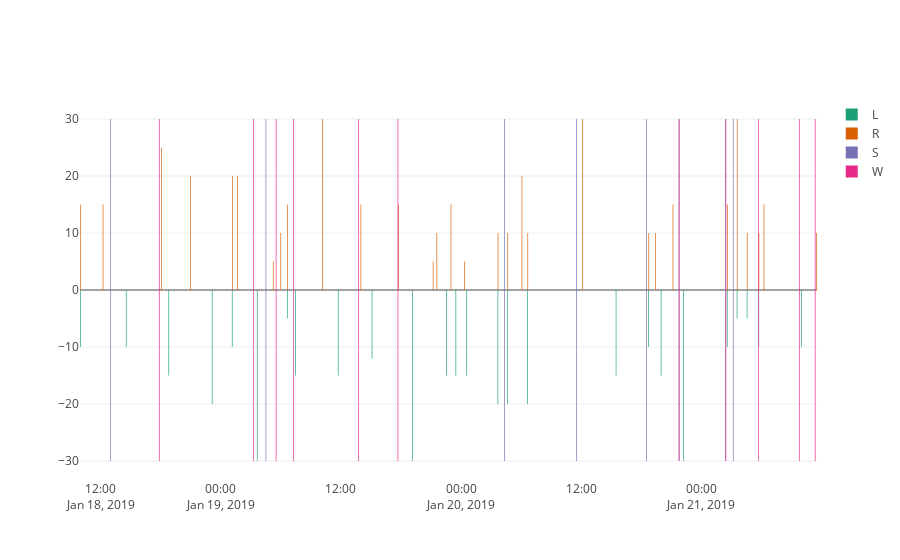

The code cell stored with this chart in its notebook:
### Code cell
feed_data = [
    go.Bar(
        x = zetus[zetus["type"] == side].sort_values("time_").time_,
        y = 2 * (i - 0.5) * zetus[zetus["type"] == side].sort_values("time_").dur,
        name = side,
        width = 4 * 1000 * 60,
        marker = {"color": colorscale[i]}) for i, side in enumerate(["L", "R"])
]

output_data = [
    go.Bar(
        x = zetus[zetus["type"] == output].sort_values("time_").time_,
        y = len(zetus[zetus["type"] == output]) * [60],
        name = output,
        base = -30,
        width = 4 * 1000 * 60,
        marker = {"color": colorscale[i + 2]}) for i, output in enumerate(["S", "W"])
]

layout = go.Layout()

fig = go.Figure(data = feed_data + output_data, layout = layout)

iplot(fig)

### Figure 1 — Plotly figure (JSON) as saved in the notebook; plotly's stock layout.template omitted (floating-point values rounded to 4 significant figures)
{"data": [{"marker": {"color": "rgb(27,158,119)"}, "name": "L", "type": "bar", "uid": "3fa7b804-7a5c-4447-8f4a-3a34c2c48ebd", "width": 240000, "x": ["2019-01-18 10:00:00", "2019-01-18 14:35:00", "2019-01-18 18:50:00", "2019-01-18 23:10:00", "2019-01-19 01:10:00", "2019-01-19 03:40:00", "2019-01-19 06:40:00", "2019-01-19 07:30:00", "2019-01-19 11:45:00", "2019-01-19 15:08:00", "2019-01-19 19:10:00", "2019-01-19 22:35:00", "2019-01-19 23:30:00", "2019-01-20 00:35:00", "2019-01-20 03:42:00", "2019-01-20 04:40:00", "2019-01-20 06:40:00", "2019-01-20 15:30:00", "2019-01-20 18:45:00", "2019-01-20 20:00:00", "2019-01-20 22:15:00", "2019-01-21 02:36:00", "2019-01-21 03:35:00", "2019-01-21 04:35:00", "2019-01-21 05:45:00", "2019-01-21 10:00:00"], "y": [-10, -10, -15, -20, -10, -30, -5, -15, -15, -12, -30, -15, -15, -15, -20, -20, -20, -15, -10, -15, -30, -10, -5, -5, -10, -10]}, {"marker": {"color": "rgb(217,95,2)"}, "name": "R", "type": "bar", "uid": "1e64234b-7f06-49f3-8e1e-aece43f33af0", "width": 240000, "x": ["2019-01-18 10:00:00", "2019-01-18 12:15:00", "2019-01-18 18:05:00", "2019-01-18 21:00:00", "2019-01-19 01:10:00", "2019-01-19 01:40:00", "2019-01-19 05:15:00", "2019-01-19 06:00:00", "2019-01-19 06:40:00", "2019-01-19 10:10:00", "2019-01-19 14:00:00", "2019-01-19 17:45:00", "2019-01-19 21:13:00", "2019-01-19 21:35:00", "2019-01-19 23:00:00", "2019-01-20 00:20:00", "2019-01-20 03:42:00", "2019-01-20 04:40:00", "2019-01-20 06:05:00", "2019-01-20 06:40:00", "2019-01-20 12:09:00", "2019-01-20 18:45:00", "2019-01-20 19:25:00", "2019-01-20 21:10:00", "2019-01-21 02:36:00", "2019-01-21 03:35:00", "2019-01-21 03:35:00", "2019-01-21 04:35:00", "2019-01-21 05:45:00", "2019-01-21 06:15:00", "2019-01-21 11:30:00"], "y": [15, 15, 25, 20, 20, 20, 5, 10, 15, 30, 15, 15, 5, 10, 15, 5, 10, 10, 20, 10, 30, 10, 10, 15, 15, 15, 15, 10, 10, 15, 10]}, {"base": -30, "marker": {"color": "rgb(117,112,179)"}, "name": "S", "type": "bar", "uid": "d78f7d77-02ad-475d-9f30-c9b1fc118d73", "width": 240000, "x": ["2019-01-18 13:00:00", "2019-01-19 04:30:00", "2019-01-20 04:20:00", "2019-01-20 11:30:00", "2019-01-20 18:30:00", "2019-01-20 21:45:00", "2019-01-21 02:25:00", "2019-01-21 03:10:00"], "y": [60, 60, 60, 60, 60, 60, 60, 60]}, {"base": -30, "marker": {"color": "rgb(231,41,138)"}, "name": "W", "type": "bar", "uid": "130c2224-a485-4d96-b04b-fda8bdade813", "width": 240000, "x": ["2019-01-18 17:50:00", "2019-01-19 03:15:00", "2019-01-19 05:30:00", "2019-01-19 07:15:00", "2019-01-19 13:45:00", "2019-01-19 17:40:00", "2019-01-20 21:45:00", "2019-01-21 02:25:00", "2019-01-21 05:40:00", "2019-01-21 09:45:00", "2019-01-21 11:20:00"], "y": [60, 60, 60, 60, 60, 60, 60, 60, 60, 60, 60]}], "layout": {}}
